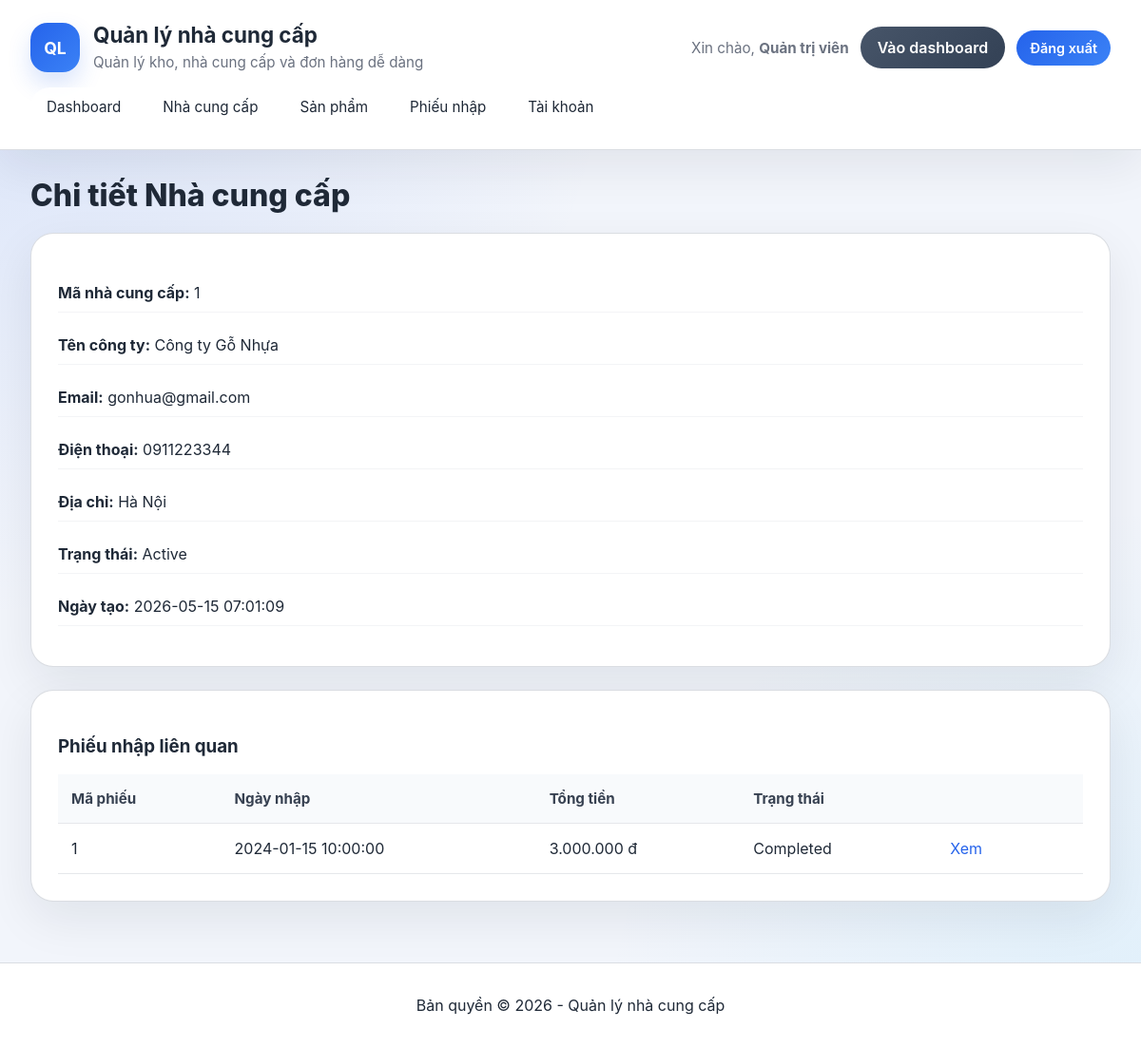
The page /supplier_view.php?id=1 (signed in) on the database its author committed.
### tables this page shows
CREATE TABLE `suppliers` (
  `supplier_id` int(11) NOT NULL AUTO_INCREMENT PRIMARY KEY,
  `supplier_name` varchar(100) NOT NULL,
  `contact_email` varchar(100) DEFAULT NULL UNIQUE,
  `phone_number` varchar(20) DEFAULT NULL,
  `address` text DEFAULT NULL,
  `status` enum('Active','Inactive') DEFAULT 'Active',
  `created_at` timestamp NOT NULL DEFAULT current_timestamp()
);

CREATE TABLE `purchase_orders` (
  `order_id` int(11) NOT NULL AUTO_INCREMENT PRIMARY KEY,
  `supplier_id` int(11) NOT NULL,
  `admin_id` int(11) NOT NULL,
  `order_date` datetime DEFAULT current_timestamp(),
  `expected_date` datetime NOT NULL,
  `actual_date` datetime DEFAULT NULL,
  `total_amount` decimal(15,2) DEFAULT 0.00,
  `order_status` enum('Pending','Completed','Cancelled') DEFAULT 'Pending',
  FOREIGN KEY (`supplier_id`) REFERENCES `suppliers` (`supplier_id`),
  FOREIGN KEY (`admin_id`) REFERENCES `users` (`admin_id`)
);

### functions.php (called while the page is built, shortened)
<?php
function h($value) {
    return htmlspecialchars($value, ENT_QUOTES, 'UTF-8');
}

### supplier_view.php (the view, shortened to what this page needs)
<?php
require_once __DIR__ . '/header.php';
$id = isset($_GET['id']) ? (int)$_GET['id'] : 0;
$mysqli = db();
$stmt = $mysqli->prepare('SELECT supplier_id, supplier_name, contact_email, phone_number, address, status, created_at FROM suppliers WHERE supplier_id = ?');
$stmt->bind_param('i', $id);
$stmt->execute();
$result = $stmt->get_result();
$supplier = $result->fetch_assoc();
$stmt = $mysqli->prepare('SELECT order_id, order_date, total_amount, order_status FROM purchase_orders WHERE supplier_id = ? ORDER BY order_date DESC');
$stmt->bind_param('i', $id);
$stmt->execute();
$orders = $stmt->get_result()->fetch_all(MYSQLI_ASSOC);
?>
<div class="page-title"><h2>Chi tiết Nhà cung cấp</h2></div>
<div class="detail-card">
    <p><strong>Mã nhà cung cấp:</strong> <?= h($supplier['supplier_id']) ?></p>
    <p><strong>Tên công ty:</strong> <?= h($supplier['supplier_name']) ?></p>
    <p><strong>Email:</strong> <?= h($supplier['contact_email']) ?></p>
    <p><strong>Điện thoại:</strong> <?= h($supplier['phone_number']) ?></p>
    <p><strong>Địa chỉ:</strong> <?= h($supplier['address']) ?></p>
    <p><strong>Trạng thái:</strong> <?= h($supplier['status']) ?></p>
    <p><strong>Ngày tạo:</strong> <?= h($supplier['created_at']) ?></p>
</div>
<div class="table-card">
    <h3>Phiếu nhập liên quan</h3>
    <table>
        <thead>
            <tr><th>Mã phiếu</th><th>Ngày nhập</th><th>Tổng tiền</th><th>Trạng thái</th><th></th></tr>
        </thead>
        <tbody>
            <?php if (empty($orders)): ?>
                <tr><td colspan="5">Chưa có phiếu nhập hàng.</td></tr>
            <?php else: ?>
                <?php foreach ($orders as $order): ?>
                    <tr>
                        <td><?= h($order['order_id']) ?></td>
                        <td><?= h($order['order_date']) ?></td>
                        <td><?= number_format($order['total_amount'], 0, ',', '.') ?> đ</td>
                        <td><?= h($order['order_status']) ?></td>
                        <td><a href="order_view.php?id=<?= h($order['order_id']) ?>">Xem</a></td>
                    </tr>
                <?php endforeach; ?>
            <?php endif; ?>
        </tbody>
    </table>
</div>
<?php require_once __DIR__ . '/footer.php'; ?>

### style.css (style rules this page uses)
:root { --bg: #f2f5fb; --panel: #ffffff; --text: #1f2937; --muted: #6b7280; --accent: #2563eb; --accent-soft: #eff6ff; --danger: #dc2626; --danger-dark: #b91c1c; --border: #d1d5db; --shadow: 0 18px 50px rgba(15, 23, 42, 0.08); }
* { box-sizing: border-box; }
body { margin: 0; min-height: 100vh; font-family: 'Inter', 'Segoe UI', Tahoma, Geneva, Verdana, sans-serif; background: radial-gradient(circle at top left, rgba(37, 99, 235, 0.12), transparent 40%), radial-gradient(circle at bottom right, rgba(56, 189, 248, 0.1), transparent 35%), var(--bg); color: var(--text); }
.page-title h2 { margin: 0 0 20px; font-size: 2rem; font-weight: 800; color: var(--text); }
.table-card, .form-card, .detail-card, .card { background: var(--panel); border: 1px solid rgba(209, 213, 219, 0.8); border-radius: 24px; padding: 28px; margin-bottom: 24px; box-shadow: var(--shadow); transition: transform 0.2s ease, box-shadow 0.2s ease; }
.table-card table { width: 100%; border-collapse: collapse; }
.table-card th, .table-card td { padding: 16px 14px; border-bottom: 1px solid #e5e7eb; text-align: left; vertical-align: middle; }
.table-card th { background: #f8fafc; font-weight: 700; font-size: 0.95rem; color: #374151; }
.table-card td a { color: var(--accent); text-decoration: none; margin-right: 10px; padding: 6px 10px; border-radius: 999px; transition: background-color 0.2s ease; }
.detail-card p { margin: 14px 0; padding: 10px 0; border-bottom: 1px solid #f3f4f6; }
.detail-card strong { color: var(--text); font-weight: 700; }

### rows shown on the page
suppliers: supplier_id "1", supplier_name "Công ty Gỗ Nhựa", contact_email "gonhua@gmail.com", phone_number "0911223344", address "Hà Nội", status "Active", created_at "2026-05-15 07:01:09"
purchase_orders: order_id "1", order_date "2024-01-15 10:00:00", total_amount "3.000.000", order_status "Completed"

### other values the page prints
APP_NAME "Quản lý nhà cung cấp"
$_SESSION['user']['full_name'] ?: $_SESSION['user']['username'] "Quản trị viên"
